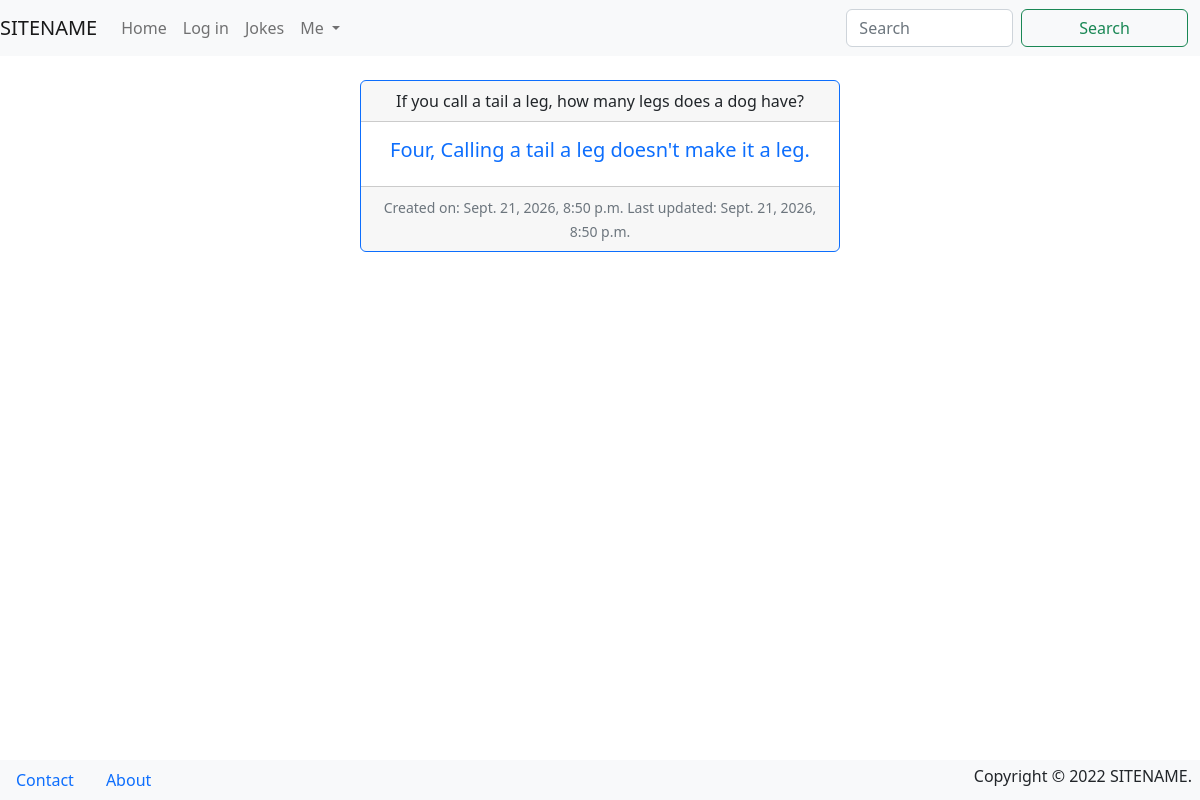
Page /jokes/joke/3/ on the committed database.
### jokes/models.py (models this page shows, shortened)
class Joke(models.Model):
    question = models.TextField(max_length=200)
    answer = models.TextField(max_length=100, blank = True)
    created = models.DateTimeField(auto_now_add=True)
    updated = models.DateTimeField(auto_now=True)

### jokes/views.py (the view)
# urls.py: path('joke/<int:pk>/', JokeDetailView.as_view(), name='detail'),
class JokeDetailView(DetailView):
    model = Joke

### templates/jokes/joke_detail.html (shortened to what this page needs)
{% extends "_base.html" %}
{% block main %}
  <div class="card border-primary m-auto mb-3 text-center"
    style="max-width: 30rem">
    <div class="card-header">{{ joke.question }}</div>
    <div class="card-body text-primary">
      <h5 class="card-title">{{ joke.answer }}</h5>
    </div>
    <div class="card-footer">
      <small class="text-muted">
        Created on: {{ joke.created }}
        Last updated: {{ joke.updated }}
      </small>
    </div>
  </div>
{% endblock %}

### rows in the picture
Joke: question "If you call a tail a leg, how many legs does a dog have?", answer "Four, Calling a tail a leg doesn't make it a leg.", created "Sept. 21, 2026, 8:50 p.m.", updated "Sept. 21, 2026, 8:50 p.m."
